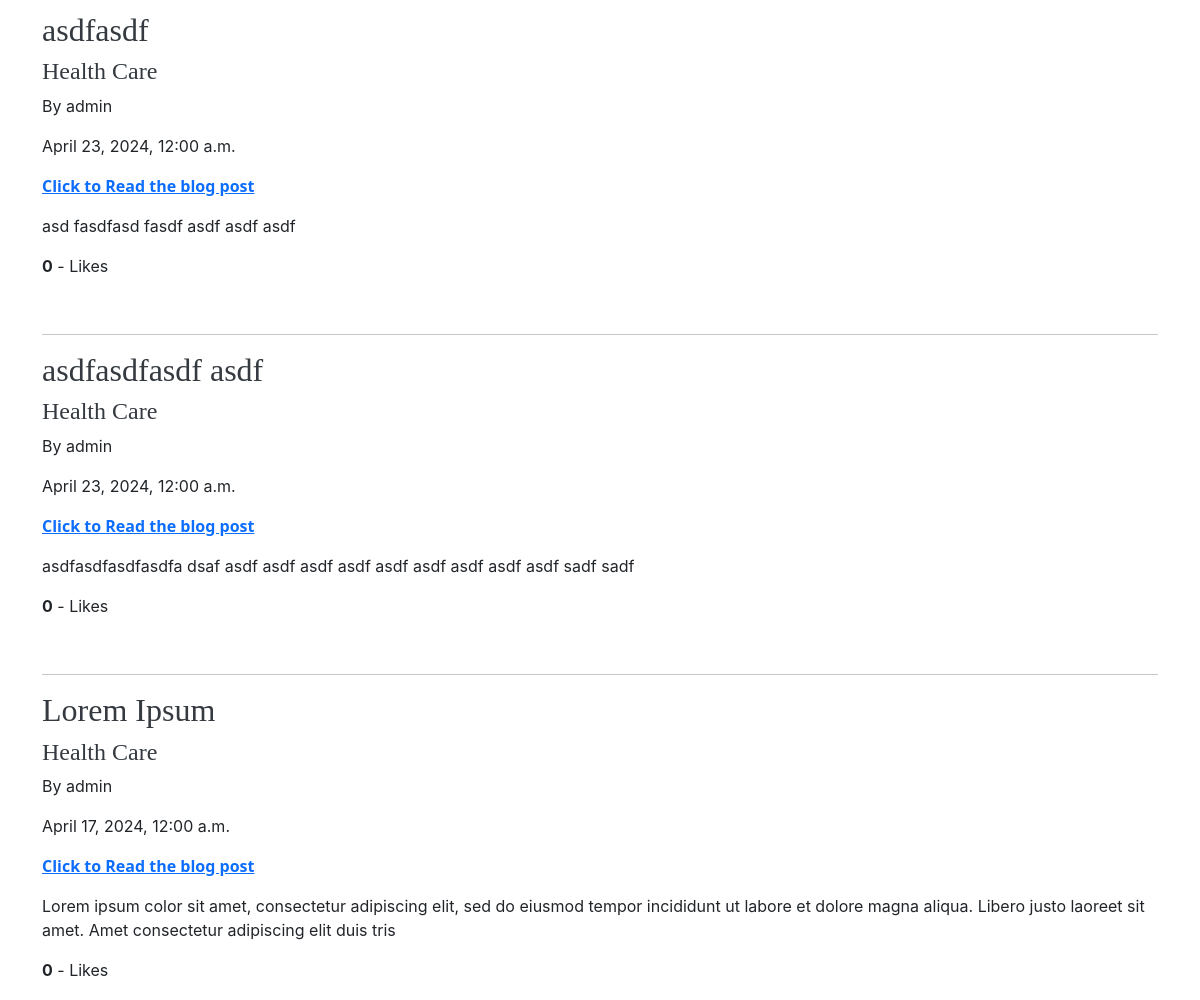
The app's page / (middle part), older data.
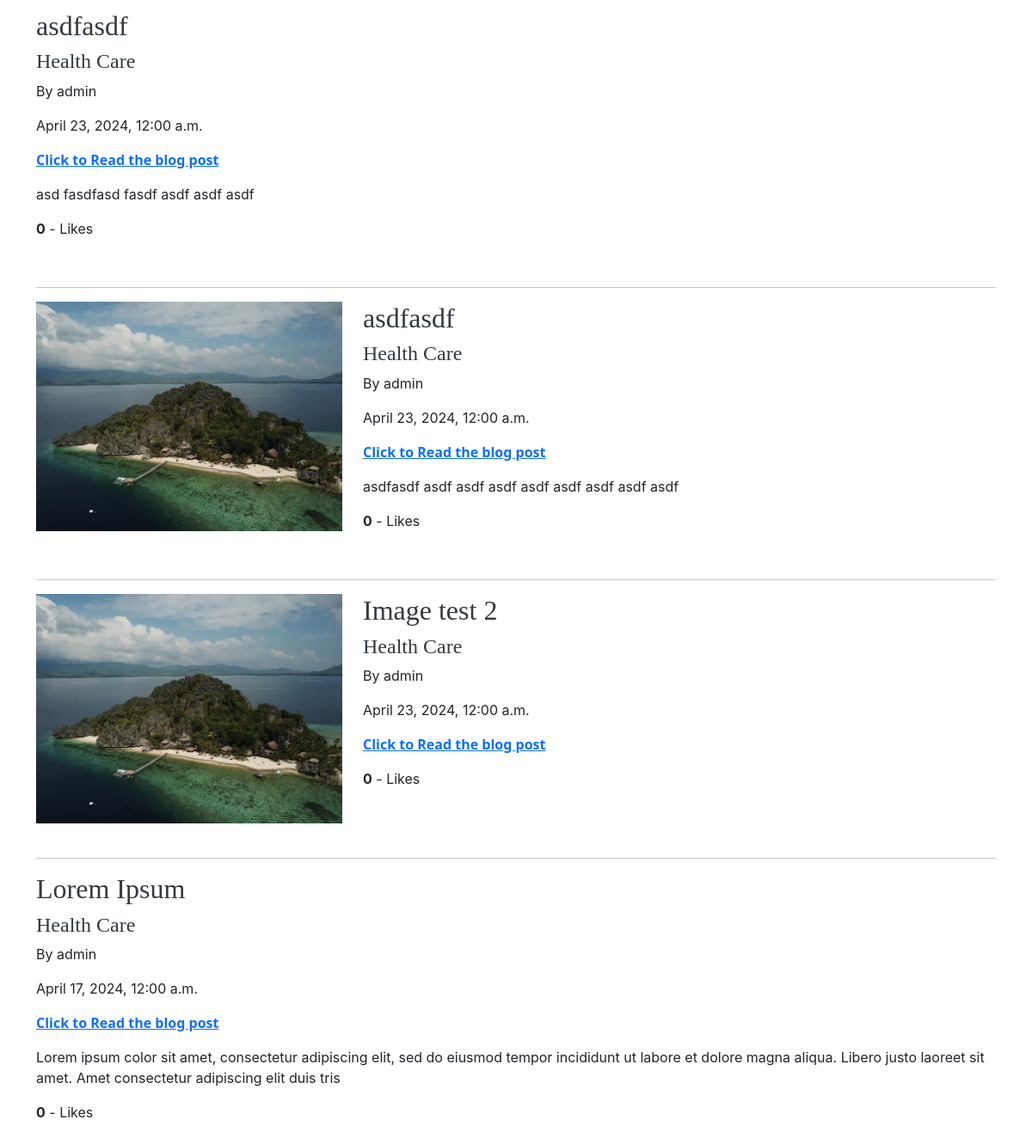
The same page, newer data.
### blog/models.py (models this page shows, shortened)
class Post(models.Model):
    title = models.CharField(max_length=255)
    title_tag = models.CharField(max_length=255, default='')
    header_image = models.ImageField(null=True, blank=True, upload_to='images/')
    author = models.ForeignKey(User, on_delete=models.CASCADE)
    date_posted = models.DateTimeField(auto_now_add=True)
    body = RichTextField(blank=True, null=True)
    category = models.CharField(max_length=255, default='default category')
    snippet = models.CharField(max_length=255, default='Click to Read the blog post')
    likes = models.ManyToManyField(User, related_name='blog_post')
    def total_likes(self):
        return self.likes.count()

### blog/views.py (the view)
# urls.py: path('', HomeView.as_view(), name='home'),
class HomeView(ListView):
    model = Post
    template_name = 'blog/home.html'
    ordering = ['-date_posted']
    def get_context_data(self, *args, **kwargs):
        context = super(HomeView, self).get_context_data(*args, **kwargs)
        cat_menu = Category.objects.all()
        context["cat_menu"] = cat_menu
        pk = self.kwargs.get('pk')  # Corrected the retrieval of pk
        total_likes = 0
        if pk:
            post = get_object_or_404(Post, pk=pk)
            total_likes = post.total_likes()
        context["total_likes"] = total_likes
        return context

### blog/context_processors.py (called while the page is built)
def category_menu(request):
    category_menu_list = Category.objects.all()
    return {'category_menu_list': category_menu_list}

### blog/models.py (called while the page is built)
    def __str__(self):
        return self.name

### blog/templates/blog/home.html (shortened to what this page needs)
{% extends "blog/base.html" %}
{% load static %}
{% block css %}
    <link rel="stylesheet" href="{% static 'blog/home.css' %}">
{% endblock %}
{% block content %}
<div class="container">
    <div class="posts-container">
        {% for post in object_list %}
        <div class="row block mb-4">
            {% if post.header_image %}
            <div class="col-md-4">
                <a href="{% url 'article-detail' post.pk %}"><img alt="News image" src="{{ post.header_image.url }}" class="img-fluid"></a>
            </div>
            {% endif %}
            <div class="{% if post.header_image %} col-md-8 {% else %} col-md-12 {% endif %}">
                <a href="{% url 'article-detail' post.pk %}" style="color:#343a40; text-decoration:none;"><h2>{{ post.title }}</h2></a>
                <a href="{% url 'category' post.category|slugify  %}" style="color:#343a40; text-decoration:none;"><h4>{{ post.category|title }}</h4></a>
                <p>By {{ post.author }}</p>
                <p>{{ post.date_posted|date:"F j, Y, g:i a" }}</p>
                <b><a href="{% url 'article-detail' post.pk %}">{{ post.snippet }}</a></b>
                <p>{{ post.body|slice:":200"|safe }}</p>
                <p><b>{{ post.total_likes }}</b> - Likes</p>
            </div>
        </div>
        <hr>
        {% endfor %}
    </div>
</div>
{% endblock %}

Row changes from the older to the newer data that the page shows:
removed Post: title "asdfasdfasdf asdf", category "Health Care", author "admin", date_posted "April 23, 2024, 12:00 a.m.", snippet "Click to Read the blog post", body "asdfasdfasdfasdfa dsaf asdf asdf asdf asdf asdf asdf asdf asdf asdf sadf sadf", total_likes "0"
added Post: header_image (picture), title "asdfasdf", category "Health Care", author "admin", date_posted "April 23, 2024, 12:00 a.m.", snippet "Click to Read the blog post", body "asdfasdf asdf asdf asdf asdf asdf asdf asdf asdf", total_likes "0"
added Post: header_image (picture), title "Image test 2", category "Health Care", author "admin", date_posted "April 23, 2024, 12:00 a.m.", snippet "Click to Read the blog post", total_likes "0"
